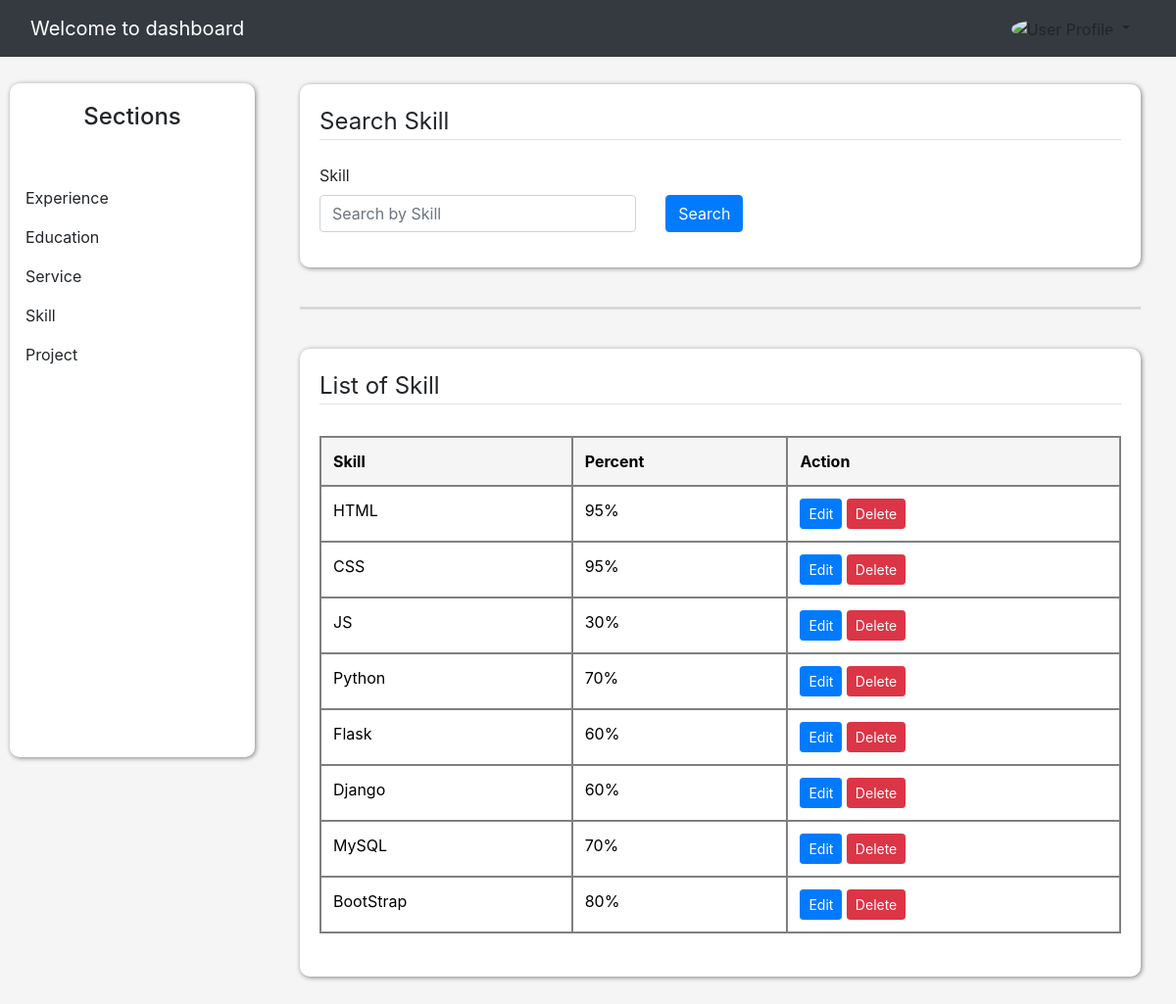
/dashboard/list_skills (signed in), run on the app's committed database.
### website/models.py (models this page shows, shortened)
class Skill(db.Model):
    id = db.Column(db.Integer, primary_key=True)
    title = db.Column(db.String(50), nullable=False)
    percent = db.Column(db.String(50), nullable=False)
    user_id = db.Column(db.Integer, db.ForeignKey('user.id'), nullable=False)
    date_posted = db.Column(db.DateTime, nullable=False, default=datetime.utcnow)

### website/route_sections/skill.py (the view)
@app.route('/dashboard/list_skills', methods=['GET'])
@login_required
def skill():
    user_id = current_user.id
    degree = request.args.get('degree', '')
    school = request.args.get('school', '')
    query = Skill.query.filter_by(user_id=user_id)
    if degree:
        query = query.filter(Skill.degree.ilike(f'%{degree}%'))
    if school:
        query = query.filter(Skill.school.ilike(f'%{school}%'))
    skills = query.all()
    return render_template('admin/Skills/list_skills.html', skills=skills)

### website/models.py (called while the page is built)
@login_manager.user_loader
def load_user(user_id):
    return User.query.get(int(user_id))

### website/templates/admin/Skills/list_skills.html (shortened to what this page needs)
{% extends "admin/Experiences/experience.html" %}
{% block content %}
<div class="cl-crud">
    <legend class="border-bottom mb-4">Search Skill</legend>
    <form method="GET" action="{{ url_for('skill') }}" class="mb-3 mt-4">
        <div class="row align-items-end">
            <div class="col-md-5">
                <label class="form-control-label" >Skill</label>
                <input type="text" name="skill" class="form-control" placeholder="Search by Skill" value="{{ request.args.get('skill', '') }}">
            </div>
            <div class="col-md-1 d-grid">
                <button type="submit" class="btn btn-primary">Search</button>
            </div>
        </div>
    </form>
</div>
<br>
<hr>
<br>
<div class="list-section">
    <legend class="border-bottom">List of Skill</legend>
    <p-card class="m-1 mt-1 mb-1">
        <table class="table table-bordered">
            <thead>
                <tr>
                    <th scope="col">Skill</th>
                    <th scope="col">Percent</th>
                    <th scope="col-2">Action</th>
                </tr>
            </thead>
            <tbody>
                {% if skills %}
                    {% for skill in skills %}
                    <tr>
                        <td>{{ skill.title }}</td>
                        <td>{{ skill.percent }}%</td>
                        <td>
                            <a href="{{ url_for('update_skill', skill_id=skill.id) }}" class="btn btn-sm btn-primary cl-edit">
                                <span>Edit</span>
                            </a>
                            <a href="{{ url_for('delete_skill', skill_id=skill.id) }}" class="btn btn-sm btn-danger cl-delete" onclick="return confirm('Are you sure you want to delete this item?');">
                                <span>Delete</span>
                            </a>
                        </td>
                    </tr>
                    {% endfor %}
                {% else %}
                    <tr>
                        <td colspan="6" class="text-center">Result not found</td>
                    </tr>
                {% endif %}
            </tbody>
        </table>
    </p-card>
</div>
{% endblock content %}

### website/static/css/dashboard.css (style rules this page uses)
body { background: whitesmoke; }
.list-section, .cl-crud { background: white; box-shadow: 1px 1px 5px gray; padding: 20px; border-radius: 10px; }
hr { margin-top: 1rem; margin-bottom: 1rem; border: 0; border-top: 3px solid gray; }
.table thead th { vertical-align: bottom; border-bottom: 2px solid gray; background: whitesmoke; }
.table-bordered td, .table-bordered th { border: 2px solid gray; }
.table-bordered { border: 2px solid gray; }
.table { width: 100%; margin-bottom: 0rem; color: #212529; }

### data on the page
Skill: title "HTML", percent "95"
Skill: title "CSS", percent "95"
Skill: title "JS", percent "30"
Skill: title "Python", percent "70"
Skill: title "Flask", percent "60"
Skill: title "Django", percent "60"
Skill: title "MySQL", percent "70"
Skill: title "BootStrap", percent "80"
